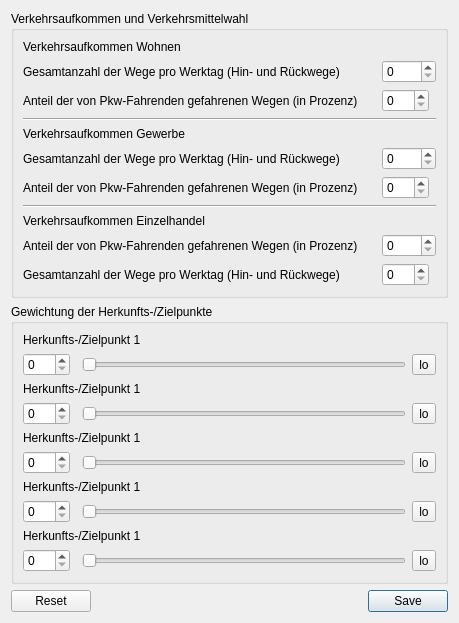
          <widget class="QWidget" name="scrollAreaWidgetContents">
           <property name="geometry">
            <rect>
             <x>0</x>
             <y>-95</y>
             <width>413</width>
             <height>573</height>
            </rect>
           </property>
           <layout class="QVBoxLayout" name="verticalLayout_2">
            <item>
             <widget class="QGroupBox" name="groupBox_3">
              <property name="title">
               <string>Verkehrsaufkommen und Verkehrsmittelwahl</string>
              </property>
              <layout class="QGridLayout" name="gridLayout_7">
               <item row="16" column="0">
                <widget class="QLabel" name="label_21">
                 <property name="text">
                  <string>Anteil der von Pkw-Fahrenden gefahrenen Wegen (in Prozenz)</string>
                 </property>
                </widget>
               </item>
               <item row="13" column="4">
                <widget class="QSpinBox" name="spinBox_8">
                 <property name="sizePolicy">
                  <sizepolicy hsizetype="Fixed" vsizetype="Fixed">
                   <horstretch>0</horstretch>
                   <verstretch>0</verstretch>
                  </sizepolicy>
                 </property>
                 <property name="layoutDirection">
                  <enum>Qt::LeftToRight</enum>
                 </property>
                 <property name="maximum">
                  <number>100</number>
                 </property>
                </widget>
               </item>
               <item row="0" column="0">
                <widget class="QLabel" name="label_7">
                 <property name="text">
                  <string>Verkehrsaufkommen Wohnen</string>
                 </property>
                </widget>
               </item>
               <item row="13" column="0">
                <widget class="QLabel" name="label_11">
                 <property name="text">
                  <string>Anteil der von Pkw-Fahrenden gefahrenen Wegen (in Prozenz)</string>
                 </property>
                </widget>
               </item>
               <item row="17" column="0">
                <widget class="QLabel" name="label_20">
                 <property name="text">
                  <string>Gesamtanzahl der Wege pro Werktag (Hin- und Rückwege)</string>
                 </property>
                </widget>
               </item>
               <item row="9" column="0">
                <widget class="QLabel" name="label_10">
                 <property name="text">
                  <string>Verkehrsaufkommen Gewerbe</string>
                 </property>
                </widget>
               </item>
               <item row="16" column="4">
                <widget class="QSpinBox" name="spinBox_15">
                 <property name="sizePolicy">
                  <sizepolicy hsizetype="Fixed" vsizetype="Fixed">
                   <horstretch>0</horstretch>
                   <verstretch>0</verstretch>
                  </sizepolicy>
                 </property>
                 <property name="maximum">
                  <number>5000</number>
                 </property>
                </widget>
               </item>
               <item row="10" column="4">
                <widget class="QSpinBox" name="spinBox_9">
                 <property name="sizePolicy">
                  <sizepolicy hsizetype="Fixed" vsizetype="Fixed">
                   <horstretch>0</horstretch>
                   <verstretch>0</verstretch>
                  </sizepolicy>
                 </property>
                 <property name="maximum">
                  <number>5000</number>
                 </property>
                </widget>
               </item>
               <item row="17" column="4">
                <widget class="QSpinBox" name="spinBox_14">
                 <property name="sizePolicy">
                  <sizepolicy hsizetype="Fixed" vsizetype="Fixed">
                   <horstretch>0</horstretch>
                   <verstretch>0</verstretch>
                  </sizepolicy>
                 </property>
                 <property name="layoutDirection">
                  <enum>Qt::LeftToRight</enum>
                 </property>
                 <property name="maximum">
                  <number>100</number>
                 </property>
                </widget>
               </item>
               <item row="14" column="0" colspan="5">
                <widget class="Line" name="line_4">
                 <property name="orientation">
                  <enum>Qt::Horizontal</enum>
                 </property>
                </widget>
               </item>
               <item row="3" column="0" colspan="5">
                <widget class="Line" name="line_6">
                 <property name="orientation">
                  <enum>Qt::Horizontal</enum>
                 </property>
                </widget>
               </item>
               <item row="10" column="0">
                <widget class="QLabel" name="label_12">
                 <property name="text">
                  <string>Gesamtanzahl der Wege pro Werktag (Hin- und Rückwege)</string>
                 </property>
                </widget>
               </item>
               <item row="15" column="0">
                <widget class="QLabel" name="label_19">
                 <property name="text">
                  <string>Verkehrsaufkommen Einzelhandel</string>
                 </property>
                </widget>
               </item>
               <item row="2" column="0">
                <widget class="QLabel" name="label_9">
                 <property name="text">
                  <string>Anteil der von Pkw-Fahrenden gefahrenen Wegen (in Prozenz)</string>
                 </property>
                </widget>
               </item>
               <item row="2" column="4">
                <widget class="QSpinBox" name="spinBox_7">
                 <property name="sizePolicy">
                  <sizepolicy hsizetype="Fixed" vsizetype="Fixed">
                   <horstretch>0</horstretch>
                   <verstretch>0</verstretch>
                  </sizepolicy>
                 </property>
                 <property name="layoutDirection">
                  <enum>Qt::LeftToRight</enum>
                 </property>
                 <property name="maximum">
                  <number>100</number>
                 </property>
                </widget>
               </item>
               <item row="1" column="4">
                <widget class="QSpinBox" name="spinBox_6">
                 <property name="sizePolicy">
                  <sizepolicy hsizetype="Fixed" vsizetype="Fixed">
                   <horstretch>0</horstretch>
                   <verstretch>0</verstretch>
                  </sizepolicy>
                 </property>
                 <property name="maximum">
                  <number>5000</number>
                 </property>
                </widget>
               </item>
               <item row="1" column="0">
                <widget class="QLabel" name="label_8">
                 <property name="text">
                  <string>Gesamtanzahl der Wege pro Werktag (Hin- und Rückwege)</string>
                 </property>
                </widget>
               </item>
              </layout>
             </widget>
            </item>
            <item>
             <widget class="QGroupBox" name="groupBox_4">
              <property name="title">
               <string>Gewichtung der Herkunfts-/Zielpunkte</string>
              </property>
              <layout class="QGridLayout" name="gridLayout_9">
               <item row="5" column="2">
                <widget class="QSlider" name="horizontalSlider_3">
                 <property name="orientation">
                  <enum>Qt::Horizontal</enum>
                 </property>
                </widget>
               </item>
               <item row="0" column="0" colspan="3">
                <widget class="QLabel" name="label_22">
                 <property name="toolTip">
                  <string>dynamisch erstellt</string>
                 </property>
                 <property name="text">
                  <string>Herkunfts-/Zielpunkt 1</string>
                 </property>
                </widget>
               </item>
               <item row="1" column="2">
                <widget class="QSlider" name="horizontalSlider">
                 <property name="orientation">
                  <enum>Qt::Horizontal</enum>
                 </property>
                </widget>
               </item>
               <item row="3" column="2">
                <widget class="QSlider" name="horizontalSlider_2">
                 <property name="orientation">
                  <enum>Qt::Horizontal</enum>
                 </property>
                </widget>
               </item>
               <item row="9" column="2">
                <widget class="QSlider" name="horizontalSlider_5">
                 <property name="orientation">
                  <enum>Qt::Horizontal</enum>
                 </property>
                </widget>
               </item>
               <item row="7" column="2">
                <widget class="QSlider" name="horizontalSlider_4">
                 <property name="orientation">
                  <enum>Qt::Horizontal</enum>
                 </property>
                </widget>
               </item>
               <item row="5" column="0">
                <widget class="QSpinBox" name="spinBox_18">
                 <property name="maximum">
                  <number>100</number>
                 </property>
                </widget>
               </item>
               <item row="1" column="0">
                <widget class="QSpinBox" name="spinBox_16">
                 <property name="maximum">
                  <number>100</number>
                 </property>
                </widget>
               </item>
               <item row="3" column="0">
                <widget class="QSpinBox" name="spinBox_17">
                 <property name="maximum">
                  <number>100</number>
                 </property>
                </widget>
               </item>
               <item row="8" column="0" colspan="3">
                <widget class="QLabel" name="label_26">
                 <property name="toolTip">
                  <string>dynamisch erstellt</string>
                 </property>
                 <property name="text">
                  <string>Herkunfts-/Zielpunkt 1</string>
                 </property>
                </widget>
               </item>
               <item row="9" column="0">
                <widget class="QSpinBox" name="spinBox_20">
                 <property name="maximum">
                  <number>100</number>
                 </property>
                </widget>
               </item>
               <item row="7" column="0">
                <widget class="QSpinBox" name="spinBox_19">
                 <property name="maximum">
                  <number>100</number>
                 </property>
                </widget>
               </item>
               <item row="4" column="0" colspan="3">
                <widget class="QLabel" name="label_24">
                 <property name="toolTip">
                  <string>dynamisch erstellt</string>
                 </property>
                 <property name="text">
                  <string>Herkunfts-/Zielpunkt 1</string>
                 </property>
                </widget>
               </item>
               <item row="2" column="0" colspan="3">
                <widget class="QLabel" name="label_23">
                 <property name="toolTip">
                  <string>dynamisch erstellt</string>
                 </property>
                 <property name="text">
                  <string>Herkunfts-/Zielpunkt 1</string>
                 </property>
                </widget>
               </item>
               <item row="6" column="0" colspan="3">
                <widget class="QLabel" name="label_25">
                 <property name="toolTip">
                  <string>dynamisch erstellt</string>
                 </property>
                 <property name="text">
                  <string>Herkunfts-/Zielpunkt 1</string>
                 </property>
                </widget>
               </item>
               <item row="3" column="3">
                <widget class="QToolButton" name="toolButton">
                 <property name="text">
                  <string>lo</string>
                 </property>
                 <property name="checkable">
                  <bool>true</bool>
                 </property>
                </widget>
               </item>
               <item row="1" column="3">
                <widget class="QToolButton" name="toolButton_2">
                 <property name="text">
                  <string>lo</string>
                 </property>
                 <property name="checkable">
                  <bool>true</bool>
                 </property>
                </widget>
               </item>
               <item row="5" column="3">
                <widget class="QToolButton" name="toolButton_3">
                 <property name="text">
                  <string>lo</string>
                 </property>
                 <property name="checkable">
                  <bool>true</bool>
                 </property>
                </widget>
               </item>
               <item row="7" column="3">
                <widget class="QToolButton" name="toolButton_4">
                 <property name="text">
                  <string>lo</string>
                 </property>
                 <property name="checkable">
                  <bool>true</bool>
                 </property>
                </widget>
               </item>
               <item row="9" column="3">
                <widget class="QToolButton" name="toolButton_5">
                 <property name="text">
                  <string>lo</string>
                 </property>
                 <property name="checkable">
                  <bool>true</bool>
                 </property>
                </widget>
               </item>
              </layout>
             </widget>
            </item>
            <item>
             <widget class="QDialogButtonBox" name="buttonBox_4">
              <property name="standardButtons">
               <set>QDialogButtonBox::Reset|QDialogButtonBox::Save</set>
              </property>
             </widget>
            </item>
           </layout>
          </widget>
